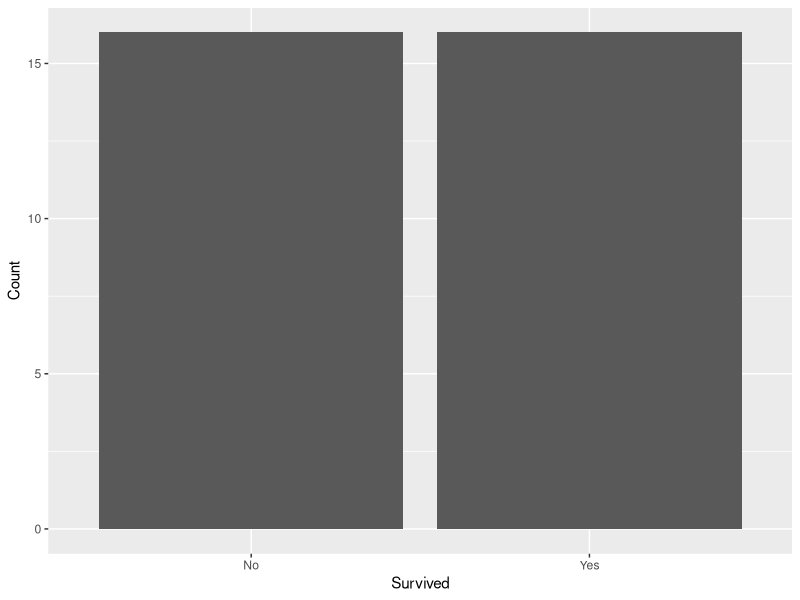

R code for this plot:
#This code chunk identifies my working directory 
#and sets it to where I want to save and fetch files
#TASK: fill in between the parentheses if needed. 
#If not needed, make the two lines a comment
#getwd()
#setwd()

#This brings the 'Titanic' data into my environment from Base R (Run this)
data(Titanic)

#This code saves the Titanic data as a dataframe with a new name
#TASK: Save the Titanic data as a dataframe with a new name that includes your first name
MounikaTitanic <- as.data.frame(Titanic)

#for example I would name my data AnnaTitanic

#This code chunk allows me to see the top 2 rows of my data
#TASK: Write the code that returns the top rows

top2rows <- head(MounikaTitanic,2)

print(top2rows)

#This code chunk shows me the internal structure 
#Task: Write the code that shows the number of rows, columns, column names, class of columns   

# Number of rows and columns
num_rows <- nrow(MounikaTitanic)
num_cols <- ncol(MounikaTitanic)

print(paste("No.of rows=", num_rows))
print(paste("No.of columns=", num_cols))

# Column names
column_names <- colnames(MounikaTitanic)

print(column_names)

# Class of columns
column_classes <- sapply(MounikaTitanic, class)

print(column_classes)


#This code chunk shows me some basic summary stats
#Such as Min, Max, Mean. Quartiles...
#Task: Write the code that gives summary stats

# Summary stats for Frequency column from dataframe.
print(summary(MounikaTitanic$Freq))

#This allows me to save one column as its own object ('values' in the Environment)
#Task: Write the code to create an object for just the Sex column 
#and write the code to create an object for just the Age column 
#(these should show as values in the environment window, not as 'datasets'Data')

Sex <-MounikaTitanic$Sex
Age <-MounikaTitanic$Age

#This takes the individual objects ('values' in the Environment) and creates a dataframe
#Once I do this, I can see the Data in the Environment 
#Task: Write the code to create one new data.frame from the Sex and Age values you just created

new_MounikaTitanic <- data.frame(Sex = Sex, Age = Age)

#This code chunk creates a subset from my dataset
#Note that the subset only appears in the Console (not the Environment)
#Task: Write the code to create a subset of the data where the Freq is > 25
#If I wanted to save the subset, I would need to name it as done in the code above

done <- MounikaTitanic[MounikaTitanic$Freq>25,]
done
#This shows me how many rows are in my dataset and
#TASK: Write the code that returns the number of rows
cat("Number of rows in dataset = ", nrow(done), "\n")

#This shows me how many columns are in my dataset
#TASK: Write the code that returns the number of columns

cat("Number of columns in dataset = ", ncol(done), "\n")

#This also shows me how many rows and columns with just one command
#TASK: Write the code that returns the number of rows and columns with just one command

dimensions <- dim(done)
cat("Number of rows in dataset using dimensions = ", dimensions[1], "\n")
cat("Number of columns in dataset using dimensions = ", dimensions[2], "\n")

#This code will install the ggplot2 package
#TASK: Write the code that installs the ggplot2 package
install.packages("ggplot2")
  
#This code calls the ggplot2 package so I can use its functions
#Task: Write the code that 'calls' the ggplot2 package
library("ggplot2")

#This code creates a bar chart of the number of passengers that survived 
#and did not survive (2 bars)
survival_counts <- data.frame(Survived = c("Yes", "No"),
                              Count = c(sum(MounikaTitanic$Survived == "Yes"),
                                        sum(MounikaTitanic$Survived == "No")))


#Task: replace the dataframe name and column names to create the chart

#(you should see the chart in the Plots window)
ggplot(survival_counts, aes(x = Survived, y = Count)) +
 geom_col()

